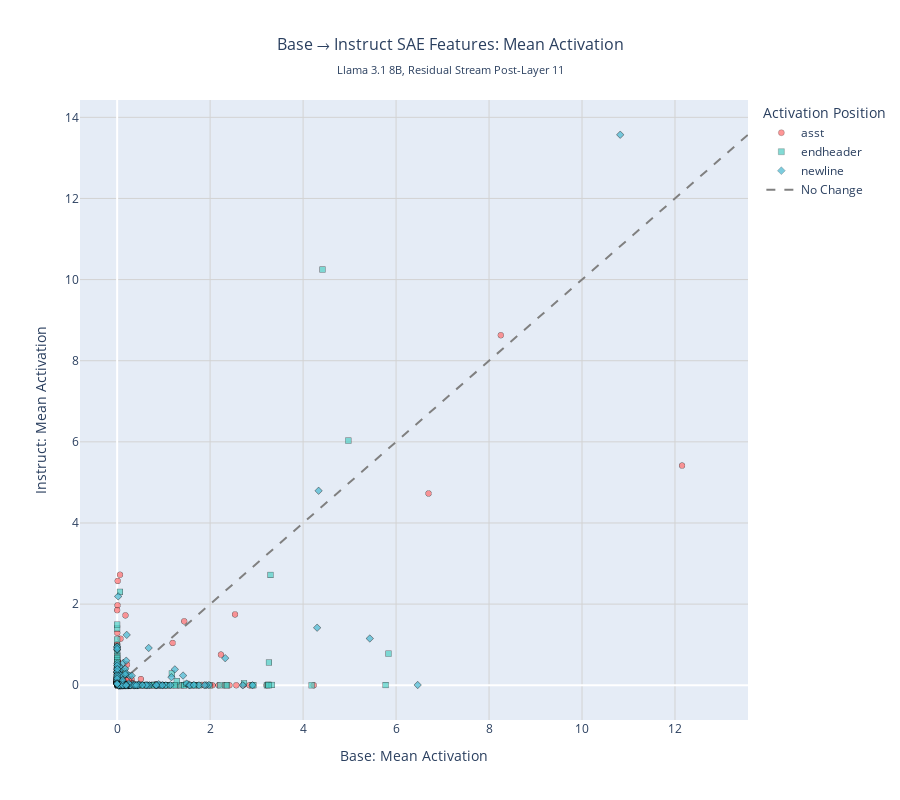

The notebook cell this image was saved under:
### Code cell
SELECTED_METRIC = 'all_mean'

print(f"Creating interactive scatterplot for {SELECTED_METRIC} metric with all token types...")

# Generate colors and symbols dynamically based on TOKEN_OFFSETS keys
def generate_plot_styling(token_offset_keys):
    """Generate colors and symbols for plotting based on token offset keys"""
    # Color palette - visually distinct colors
    color_palette = [
        '#FF6B6B',  # Red
        '#4ECDC4',  # Teal
        '#45B7D1',  # Blue
        '#96CEB4',  # Green
        '#FFEAA7',  # Yellow
        '#DDA0DD',  # Plum
        '#FFA07A',  # Light Salmon
        '#98D8C8',  # Mint
        '#F7DC6F',  # Light Yellow
        '#BB8FCE'   # Light Purple
    ]
    
    # Symbol palette - distinct shapes
    symbol_palette = [
        'circle',
        'square', 
        'diamond',
        'triangle-up',
        'triangle-down',
        'star',
        'hexagon',
        'pentagon',
        'cross',
        'x'
    ]
    
    colors = {}
    symbols = {}
    
    for i, token_key in enumerate(token_offset_keys):
        colors[token_key] = color_palette[i % len(color_palette)]
        symbols[token_key] = symbol_palette[i % len(symbol_palette)]
    
    return colors, symbols

# Generate styling based on current TOKEN_OFFSETS
colors, symbols = generate_plot_styling(list(TOKEN_OFFSETS.keys()))
print(f"Generated styling for token types: {list(TOKEN_OFFSETS.keys())}")
print(f"Colors: {colors}")
print(f"Symbols: {symbols}")

# Load target feature IDs if the file exists
active_file = f"./{MODEL_TYPE}_trainer{SAE_TRAINER}_layer{SAE_LAYER}/personal_{N_PROMPTS}/explanations.csv"
if os.path.exists(active_file):
    active_features_df = pd.read_csv(active_file)
    active_feature_ids = set(active_features_df['feature_id'].tolist())
else:
    # Pre-calculate active masks once per token type since all metrics have same active features
    print("Pre-calculating active masks...")
    active_masks = {}
    for token_type in token_types:
        base_values = base_data[token_type]['num_active'].numpy()
        chat_values = chat_data[token_type]['num_active'].numpy()
        active_masks[token_type] = (base_values > int(N_PROMPTS * PERCENT_ACTIVE / 100)) | (chat_values > int(N_PROMPTS * PERCENT_ACTIVE / 100))
        print(f"  {token_type}: {active_masks[token_type].sum():,} active features")

# Pre-process all data in single loop to avoid redundant calculations
print("Pre-processing data...")
processed_data = {}
all_base_values = []
all_chat_values = []

def format_explanation_efficient(claude_explanation):
    """Efficient text wrapping function - preserves original formatting logic"""
    if not isinstance(claude_explanation, str) or pd.isna(claude_explanation):
        return "No explanation available"
    
    if len(claude_explanation) <= 50:
        return claude_explanation
    
    # Same text wrapping logic as original, but more efficient
    words = claude_explanation.split()
    lines = []
    current_line = ""
    
    for word in words:
        if len(current_line + word) <= 80:
            current_line += word + " "
        else:
            if current_line:
                lines.append(current_line.strip())
            current_line = word + " "
    
    if current_line:
        lines.append(current_line.strip())
    
    return "<br>".join(lines)

# Process all token types in one pass
no_explanation = set()
for token_type in token_types:
    if os.path.exists(active_file):
        # Use pre-filtered feature IDs from CSV
        all_feature_ids = np.arange(base_data['metadata']['num_features'])
        mask = np.isin(all_feature_ids, list(active_feature_ids))

        base_values = base_data[token_type][SELECTED_METRIC].numpy()[mask]
        chat_values = chat_data[token_type][SELECTED_METRIC].numpy()[mask]
        base_num_active = base_data[token_type]['num_active'].numpy()[mask]
        chat_num_active = chat_data[token_type]['num_active'].numpy()[mask]
        feature_ids = all_feature_ids[mask]
    else:
        # Fallback to mask calculation
        active_mask = active_masks[token_type]
        base_values = base_data[token_type][SELECTED_METRIC].numpy()[active_mask]
        chat_values = chat_data[token_type][SELECTED_METRIC].numpy()[active_mask]
        base_num_active = base_data[token_type]['num_active'].numpy()[active_mask]
        chat_num_active = chat_data[token_type]['num_active'].numpy()[active_mask]
        feature_ids = np.arange(len(active_mask))[active_mask]
    
    # Calculate differences vectorized
    differences = chat_values - base_values
    
    # Pre-process hover text and explanations
    hover_texts = []
    neuronpedia_urls = []
    
    for fid, base_val, chat_val, diff, base_active, chat_active in zip(
        feature_ids, base_values, chat_values, differences, base_num_active, chat_num_active
    ):
        # Get Claude explanation if available
        if fid not in explanations_dict:
            no_explanation.add(fid)
        claude_explanation = explanations_dict.get(fid, "No explanation available")
        
        # Check if explanation is a string (handle NaN/float values)
        if not isinstance(claude_explanation, str) or pd.isna(claude_explanation):
            claude_explanation = "No explanation available"
            no_explanation.add(fid)
        
        # Format explanation efficiently but preserve original wrapping behavior
        formatted_explanation = format_explanation_efficient(claude_explanation)
        
        # Create Neuronpedia URL - choose correct format based on model type
        if MODEL_TYPE == "llama":
            neuronpedia_url = f"{LLAMA_LINK_FORMAT}{fid}"
        else:  # gemma
            neuronpedia_url = f"{GEMMA_LINK_FORMAT}{fid}"
        neuronpedia_urls.append(neuronpedia_url)
        
        # Create hover text 
        hover_text = (
            f"<b>Feature {fid}</b><br>" +
            f"Base: {base_val:.4f} ({base_active}/{N_PROMPTS} prompts)<br>" +
            f"Instruct: {chat_val:.4f} ({chat_active}/{N_PROMPTS} prompts)<br>" +
            f"Difference: {diff:.4f}<br><br>" +
            f"<b>Description:</b><br>" +
            f"{formatted_explanation}<extra></extra>"
        )
        hover_texts.append(hover_text)
    
    # Store processed data
    processed_data[token_type] = {
        'base_values': base_values,
        'chat_values': chat_values,
        'feature_ids': feature_ids,
        'hover_texts': hover_texts,
        'neuronpedia_urls': neuronpedia_urls
    }
    
    # Collect all values for min/max calculation (single pass)
    all_base_values.extend(base_values)
    all_chat_values.extend(chat_values)

# Create the scatterplot
fig = go.Figure()

total_features = 0

# Add scatter traces using pre-processed data
for token_type in token_types:
    data = processed_data[token_type]
    
    # Add scatter points for this token type using Scattergl for better performance
    fig.add_trace(
        go.Scattergl(
            x=data['base_values'],
            y=data['chat_values'],
            mode='markers',
            name=f'{token_type}',
            marker=dict(
                size=6,
                color=colors[token_type],
                symbol=symbols[token_type],
                line=dict(width=0.3, color='black'),  # Thinner lines
                opacity=0.7
            ),
            text=[f"Feature {fid}" for fid in data['feature_ids']],
            customdata=data['neuronpedia_urls'],
            hovertemplate=data['hover_texts'],
            hoverlabel=dict(
                bgcolor=colors[token_type],
                bordercolor="black",
                font_size=12, 
                font_family="Arial",
                font_color="white"
            )
        )
    )
    
    total_features += len(data['base_values'])

# Add diagonal "no change" line using pre-calculated values (eliminates second loop)
max_val = max(max(all_base_values), max(all_chat_values))
min_val = min(min(all_base_values), min(all_chat_values))

fig.add_trace(
    go.Scatter(
        x=[min_val, max_val],
        y=[min_val, max_val],
        mode='lines',
        line=dict(color='gray', dash='dash', width=2),
        name='No Change',
        hovertemplate="No change line<extra></extra>",
        hoverlabel=dict(
            bgcolor="gray",
            bordercolor="black",
            font_size=11,
            font_family="Arial",
            font_color="white"
        )
    )
)

# Update layout with performance optimizations
fig.update_layout(
    title={
        'text': f'Base → Instruct SAE Features: {METRIC_SUBTITLE[SELECTED_METRIC]}<br><sub>{MODEL_NAME_READABLE}, Residual Stream Post-Layer {SAE_LAYER}</sub>',
        'x': 0.5,
        'xanchor': 'center',
        'font': {'size': 16}
    },
    xaxis_title=f'Base: {METRIC_SUBTITLE[SELECTED_METRIC]}',
    yaxis_title=f'Instruct: {METRIC_SUBTITLE[SELECTED_METRIC]}',
    height=800,
    width=900,
    showlegend=True,
    hovermode='closest',
    legend=dict(
        title="Activation Position",
        orientation="v",
        yanchor="top",
        y=1,
        xanchor="left",
        x=1.02
    ),
)

# Add grid
fig.update_xaxes(showgrid=True, gridwidth=1, gridcolor='lightgray')
fig.update_yaxes(showgrid=True, gridwidth=1, gridcolor='lightgray')

# Save the interactive plot with JavaScript for click handling
output_html = OUTPUT_DIR / f"{SELECTED_METRIC}.html"

# Create custom HTML with click handler and performance optimizations
html_content = fig.to_html(
    include_plotlyjs='cdn',  # Use CDN for smaller file size
    config={
        'displayModeBar': True,
        'showTips': False,
        'scrollZoom': True,
        'doubleClick': 'reset'
    }
)

# Add JavaScript to handle clicks with performance optimizations
click_script = """
<script>
document.addEventListener('DOMContentLoaded', function() {
    var plotDiv = document.getElementsByClassName('plotly-graph-div')[0];
    
    // Debounce click events to prevent rapid clicking
    let clickTimeout;
    plotDiv.on('plotly_click', function(data) {
        clearTimeout(clickTimeout);
        clickTimeout = setTimeout(function() {
            var point = data.points[0];
            if (point.customdata) {
                window.open(point.customdata, '_blank');
            }
        }, 100);
    });
});
</script>
"""

# Insert the script before the closing body tag
html_with_script = html_content.replace('</body>', click_script + '</body>')

with open(output_html, 'w') as f:
    f.write(html_with_script)

print(f"\nInteractive scatterplot saved to: {output_html}")
print(f"File size: {output_html.stat().st_size / 1024:.1f} KB")

# Show the plot
fig.show()

print(f"\nScatterplot features:")
print(f"- {total_features:,} total active features from all token types")
print(f"- Different colors/symbols for each token type")
print(f"- Hover shows feature ID, values, num_active, and Claude explanation")
print(f"- Interactive legend to show/hide token types")
print(f"- Gray diagonal line = no change reference")
print(f"- Click any point to open its Neuronpedia page")
print(f"- Optimized for performance with 7k+ data points")
print(f"- Can easily change selected_metric above")

### Figure 1 — Plotly figure (JSON) as saved in the notebook; plotly's stock layout.template omitted (floating-point values rounded to 4 significant figures; data arrays with more than 128 entries replaced by an {"elided": "..."} marker saying what was removed)
{"data": [{"customdata": {"elided": "392 str values"}, "hoverlabel": {"bgcolor": "#FF6B6B", "bordercolor": "black", "font": {"color": "white", "family": "Arial", "size": 12}}, "hovertemplate": {"elided": "392 str values"}, "marker": {"color": "#FF6B6B", "line": {"color": "black", "width": 0.3}, "opacity": 0.7, "size": 6, "symbol": "circle"}, "mode": "markers", "name": "asst", "text": {"elided": "392 str values"}, "type": "scattergl", "x": {"elided": "392 float values"}, "y": {"elided": "392 float values"}}, {"customdata": {"elided": "317 str values"}, "hoverlabel": {"bgcolor": "#4ECDC4", "bordercolor": "black", "font": {"color": "white", "family": "Arial", "size": 12}}, "hovertemplate": {"elided": "317 str values"}, "marker": {"color": "#4ECDC4", "line": {"color": "black", "width": 0.3}, "opacity": 0.7, "size": 6, "symbol": "square"}, "mode": "markers", "name": "endheader", "text": {"elided": "317 str values"}, "type": "scattergl", "x": {"elided": "317 float values"}, "y": {"elided": "317 float values"}}, {"customdata": {"elided": "376 str values"}, "hoverlabel": {"bgcolor": "#45B7D1", "bordercolor": "black", "font": {"color": "white", "family": "Arial", "size": 12}}, "hovertemplate": {"elided": "376 str values"}, "marker": {"color": "#45B7D1", "line": {"color": "black", "width": 0.3}, "opacity": 0.7, "size": 6, "symbol": "diamond"}, "mode": "markers", "name": "newline", "text": {"elided": "376 str values"}, "type": "scattergl", "x": {"elided": "376 float values"}, "y": {"elided": "376 float values"}}, {"hoverlabel": {"bgcolor": "gray", "bordercolor": "black", "font": {"color": "white", "family": "Arial", "size": 11}}, "hovertemplate": "No change line<extra></extra>", "line": {"color": "gray", "dash": "dash", "width": 2}, "mode": "lines", "name": "No Change", "type": "scatter", "x": [0, 13.57], "y": [0, 13.57]}], "layout": {"height": 800, "hovermode": "closest", "legend": {"orientation": "v", "title": {"text": "Activation Position"}, "x": 1.02, "xanchor": "left", "y": 1, "yanchor": "top"}, "showlegend": true, "title": {"font": {"size": 16}, "text": "Base → Instruct SAE Features: Mean Activation<br><sub>Llama 3.1 8B, Residual Stream Post-Layer 11</sub>", "x": 0.5, "xanchor": "center"}, "width": 900, "xaxis": {"gridcolor": "lightgray", "gridwidth": 1, "showgrid": true, "title": {"text": "Base: Mean Activation"}}, "yaxis": {"gridcolor": "lightgray", "gridwidth": 1, "showgrid": true, "title": {"text": "Instruct: Mean Activation"}}}}
